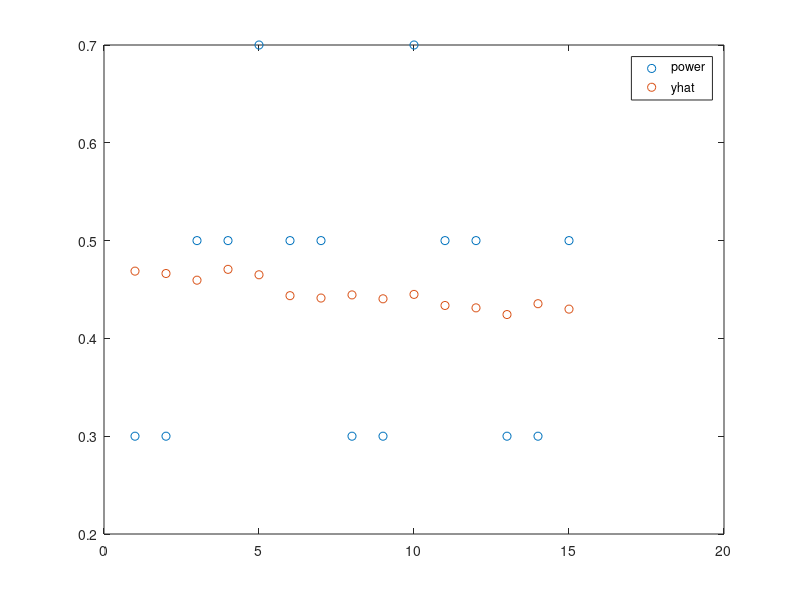

Source code (MATLAB):
%% Exercise 2
% Dataset: https://archive.ics.uci.edu/ml/datasets/Container+Crane+Controller+Data+Set
clear all; clc; close all;

speed = [1 2 3 1 2 6 7 6 7 6 8 9 10 8 9]'; % X1 train
angle = [-5 5 -2 2 0 -5 5 -2 2 0 -5 5 -2 2 0]'; %X2 train
power = [0.3 0.3 0.5 0.5 0.7 0.5 0.5 0.3 0.3 0.7 0.5 0.5 0.3 0.3 0.5]'; %Y train

N = 15;
X_train = [ones(N,1), speed angle];
W = inv(X_train'*X_train)*X_train'*power;
% Alternatively, W = (X_train'*X_train)\X_train'*Y_train;
yhat = W'*X_train'; % estimation on the training set


error_sse_array = sum((yhat-power).^2);
error_rms_array = sqrt(error_sse_array./N);

figure;
plot(1:15,power,'o');
hold on
plot(1:15,yhat,'o');
legend('power','yhat')
% xlabel('order M') 
% ylabel('RMS Error') 
